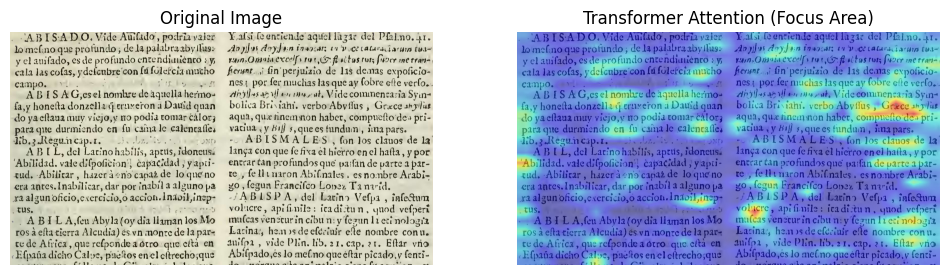
#> input picture attention_proof.png, 950 x 275 px; its folder holds only this picture in this run
$ python -i auto_annotate.py   (imports and definitions only)
#> lines starting #> are read from the running program, lines starting #| are printed output that depends on the picture; after the words box and inside, x2 and y2 are one past the last pixel; in counts of white or black regions, pixels touching at a corner belong together
import cv2
import json
import numpy as np
from pathlib import Path
import PIL.Image
PIL.Image.MAX_IMAGE_PIXELS = None

def auto_annotate_page(image_path):
#> called with image_path = '../../attention_proof.png'
    img = cv2.imread(str(image_path))
#> img is the input picture: shape (275, 950, 3); mean B, G, R 201.2, 184, 171.8
    if img is None:
        print(f"Could not read: {image_path}")
        return []

    h, w = img.shape[:2]
#> h = 275; w = 950
    gray = cv2.cvtColor(img, cv2.COLOR_BGR2GRAY)
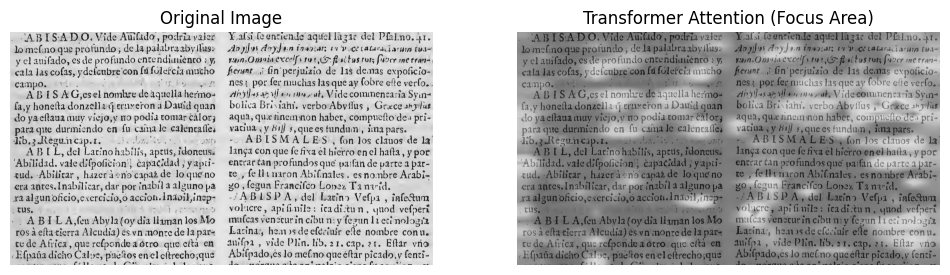
#> gray: shape (275, 950); min 0, max 255, mean 182.3

    # Binarize
    binary = cv2.adaptiveThreshold(
        gray, 255,
        cv2.ADAPTIVE_THRESH_GAUSSIAN_C,
        cv2.THRESH_BINARY_INV, 25, 15
    )
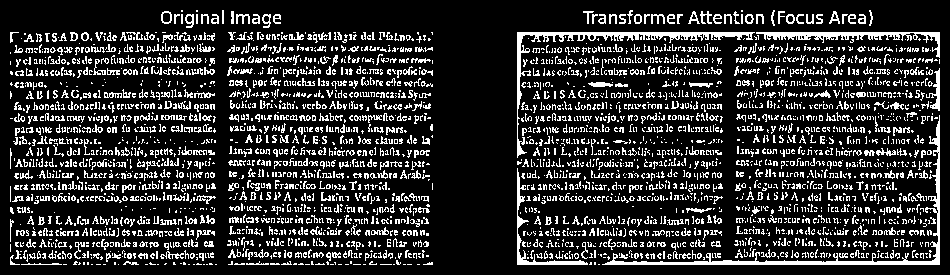
#> binary: shape (275, 950); 18.4% white in thin lines or dots

    # Remove noise
    kernel_clean = cv2.getStructuringElement(cv2.MORPH_RECT, (3,3))
    binary = cv2.morphologyEx(binary, cv2.MORPH_OPEN, kernel_clean)
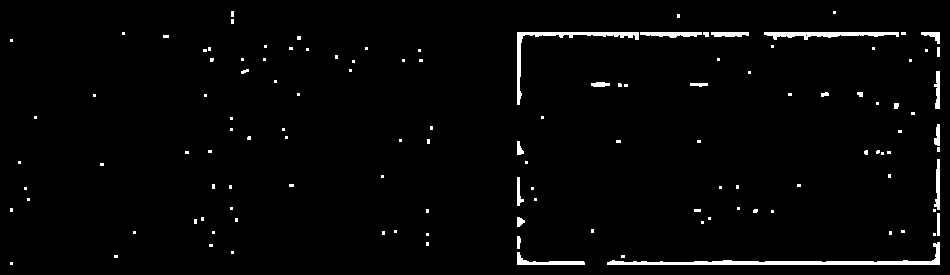
#> binary: shape (275, 950); 2.2% white; 125 white regions (101 under 20 px), largest, box (x1, y1, x2, y2) and area: (607, 242, 940, 265) 1368, (517, 32, 639, 105) 781, (764, 32, 899, 40) 601

    # Connect text horizontally to form lines
    kernel_line = cv2.getStructuringElement(cv2.MORPH_RECT, (60, 2))
    connected = cv2.dilate(binary, kernel_line, iterations=2)
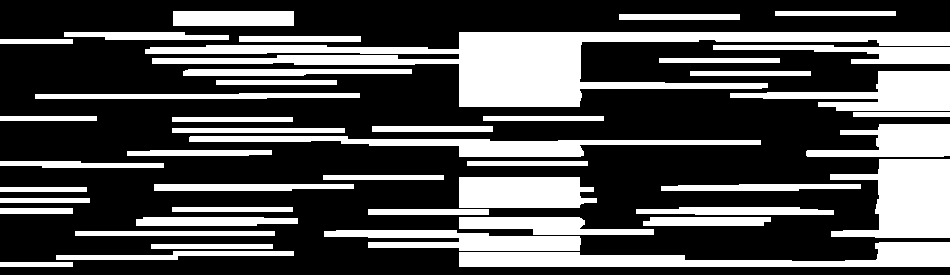
#> connected: shape (275, 950); 32.2% white; 45 white regions

    # Find line contours
    contours, _ = cv2.findContours(
        connected, cv2.RETR_EXTERNAL, cv2.CHAIN_APPROX_SIMPLE
    )
#> contours = 45 contours; largest, box (x1, y1, x2, y2) and area: (145, 32, 950, 107) 17412, (830, 159, 950, 238) 6052, (459, 242, 950, 267) 5674, (189, 136, 761, 157) 4036, (730, 71, 950, 111) 4007

    lines = []
    for cnt in contours:
        x, y, cw, ch = cv2.boundingRect(cnt)
        # Filter: must be wide enough and reasonable height
        if cw > w * 0.15 and ch < h * 0.08 and ch > 5:
            # Add small padding
            pad = 4
            x1 = max(0, x - pad)
            y1 = max(0, y - pad)
            x2 = min(w, x + cw + pad)
            y2 = min(h, y + ch + pad)
            lines.append({
                "bbox": [x1, y1, x2 - x1, y2 - y1],
                "segmentation": [[x1, y1, x2, y1, x2, y2, x1, y2]],
                "category_id": 1,
                "area": (x2 - x1) * (y2 - y1)
            })
#> this loop made 45 passes
#> (x, y, cw, ch, x1, y1, x2, y2) on passes 2, 6, 8, 9, 12, 16, 17, 21, 23, 24, 32, 36: (56, 251, 238, 9, 52, 247, 298, 264), (324, 230, 257, 21, 320, 226, 585, 255), (459, 217, 195, 18, 455, 213, 658, 239), (136, 217, 162, 9, 132, 213, 302, 230), (636, 207, 198, 8, 632, 203, 838, 219), (661, 184, 200, 7, 657, 180, 865, 195), (154, 184, 200, 7, 150, 180, 358, 195), (0, 161, 164, 7, 0, 157, 168, 172), (127, 150, 145, 6, 123, 146, 276, 160), (189, 136, 572, 21, 185, 132, 765, 161), (35, 93, 325, 6, 31, 89, 364, 103), (183, 69, 229, 7, 179, 65, 416, 80)
#> (cnt, x, y, cw, ch) on passes 1, 3, 5, 10, 11, 13: ([[0, 262], [0, 266], [72, 266], [72, 262]], 0, 262, 73, 5), ([[151, 244], [151, 248], [272, 248], [272, 244]], 151, 244, 122, 5), ([[75, 231], [75, 235], [274, 235], [274, 231]], 75, 231, 200, 5), ([[368, 209], [368, 214], [488, 214], [488, 209]], 368, 209, 121, 6), ([[0, 208], [0, 213], [72, 213], [72, 208]], 0, 208, 73, 6), ([[172, 207], [172, 211], [292, 211], [292, 207]], 172, 207, 121, 5)
#> after the loop, lines = 14 items

    # Sort top to bottom
    lines.sort(key=lambda l: l["bbox"][1])
    return lines, w, h

# Build COCO dataset
coco = {
    "info": {"description": "17th century Spanish OCR line annotations"},
    "categories": [{"id": 1, "name": "text_line"}],
    "images": [],
    "annotations": []
}

img_id = 0
ann_id = 0

pages_dir = Path.home() / "ocr_project/data/pages"
selected_pages = []

# [32 lines not run here, left out]

# Save
out_path = Path.home() / "ocr_project/data/annotations/coco_annotations.json"
# [7 lines not run here, left out]

>>> result = auto_annotate_page('../../attention_proof.png')
